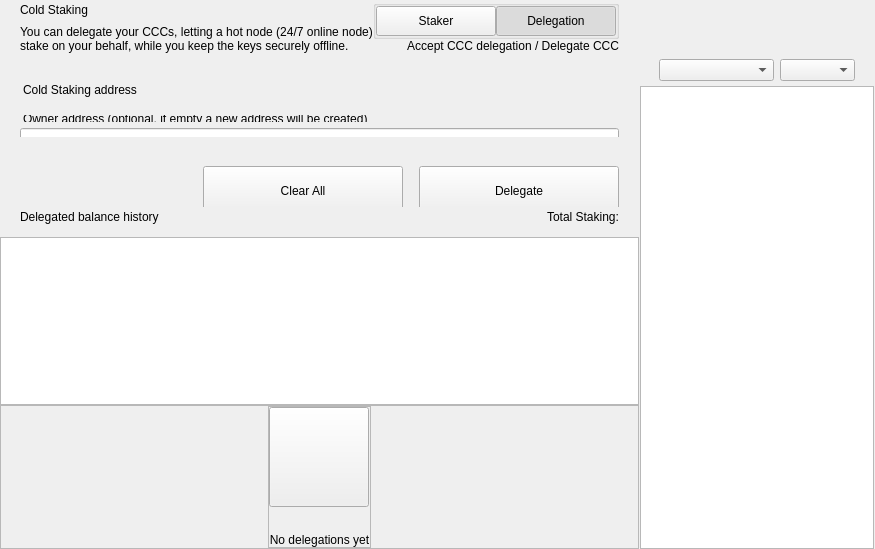
<?xml version="1.0" encoding="UTF-8"?>
<ui version="4.0">
 <class>ColdStakingWidget</class>
 <widget class="QWidget" name="ColdStakingWidget">
  <property name="geometry">
   <rect>
    <x>0</x>
    <y>0</y>
    <width>629</width>
    <height>549</height>
   </rect>
  </property>
  <property name="windowTitle">
   <string>Form</string>
  </property>
  <layout class="QHBoxLayout" name="horizontalLayout_1" stretch="2,1">
   <property name="spacing">
    <number>0</number>
   </property>
   <property name="leftMargin">
    <number>0</number>
   </property>
   <property name="topMargin">
    <number>0</number>
   </property>
   <property name="rightMargin">
    <number>0</number>
   </property>
   <property name="bottomMargin">
    <number>0</number>
   </property>
   <item>
    <widget class="QWidget" name="left" native="true">
     <layout class="QVBoxLayout" name="verticalLayout_3">
      <property name="leftMargin">
       <number>0</number>
      </property>
      <property name="topMargin">
       <number>0</number>
      </property>
      <property name="rightMargin">
       <number>0</number>
      </property>
      <property name="bottomMargin">
       <number>0</number>
      </property>
      <item>
       <layout class="QVBoxLayout" name="verticalLayout_2">
        <property name="spacing">
         <number>0</number>
        </property>
        <item>
         <layout class="QVBoxLayout" name="verticalLayoutTop">
          <property name="spacing">
           <number>0</number>
          </property>
          <property name="leftMargin">
           <number>0</number>
          </property>
          <property name="rightMargin">
           <number>0</number>
          </property>
          <item>
           <widget class="QWidget" name="containerTitle" native="true">
            <property name="sizePolicy">
             <sizepolicy hsizetype="Preferred" vsizetype="Minimum">
              <horstretch>0</horstretch>
              <verstretch>0</verstretch>
             </sizepolicy>
            </property>
            <property name="maximumSize">
             <size>
              <width>16777215</width>
              <height>100</height>
             </size>
            </property>
            <layout class="QHBoxLayout" name="containerTitleLayout">
             <property name="spacing">
              <number>0</number>
             </property>
             <property name="leftMargin">
              <number>20</number>
             </property>
             <property name="topMargin">
              <number>0</number>
             </property>
             <property name="rightMargin">
              <number>20</number>
             </property>
             <property name="bottomMargin">
              <number>0</number>
             </property>
             <item>
              <layout class="QVBoxLayout" name="verticalLayout11">
               <property name="spacing">
                <number>5</number>
               </property>
               <item>
                <widget class="QLabel" name="labelTitle">
                 <property name="text">
                  <string>Cold Staking</string>
                 </property>
                </widget>
               </item>
               <item>
                <widget class="QLabel" name="labelSubtitle1">
                 <property name="maximumSize">
                  <size>
                   <width>16777215</width>
                   <height>16777215</height>
                  </size>
                 </property>
                 <property name="text">
                  <string>You can delegate your CCCs, letting a hot node (24/7 online node)
stake on your behalf, while you keep the keys securely offline.</string>
                 </property>
                </widget>
               </item>
              </layout>
             </item>
             <item>
              <spacer name="horizontalSpacer">
               <property name="orientation">
                <enum>Qt::Horizontal</enum>
               </property>
               <property name="sizeHint" stdset="0">
                <size>
                 <width>40</width>
                 <height>20</height>
                </size>
               </property>
              </spacer>
             </item>
             <item>
              <widget class="QWidget" name="containerViewPrivacyChecks" native="true">
               <layout class="QVBoxLayout" name="containerPrivacyChecks">
                <property name="spacing">
                 <number>0</number>
                </property>
                <property name="leftMargin">
                 <number>0</number>
                </property>
                <property name="topMargin">
                 <number>0</number>
                </property>
                <property name="rightMargin">
                 <number>0</number>
                </property>
                <property name="bottomMargin">
                 <number>0</number>
                </property>
                <item alignment="Qt::AlignHCenter|Qt::AlignVCenter">
                 <widget class="QGroupBox" name="groupBox">
                  <property name="title">
                   <string/>
                  </property>
                  <layout class="QHBoxLayout" name="horizontalLayout_2_1">
                   <property name="spacing">
                    <number>0</number>
                   </property>
                   <property name="leftMargin">
                    <number>0</number>
                   </property>
                   <property name="topMargin">
                    <number>0</number>
                   </property>
                   <property name="rightMargin">
                    <number>0</number>
                   </property>
                   <property name="bottomMargin">
                    <number>0</number>
                   </property>
                   <item>
                    <widget class="QPushButton" name="pushLeft">
                     <property name="minimumSize">
                      <size>
                       <width>120</width>
                       <height>30</height>
                      </size>
                     </property>
                     <property name="maximumSize">
                      <size>
                       <width>120</width>
                       <height>30</height>
                      </size>
                     </property>
                     <property name="focusPolicy">
                      <enum>Qt::NoFocus</enum>
                     </property>
                     <property name="text">
                      <string>Staker</string>
                     </property>
                     <property name="checkable">
                      <bool>true</bool>
                     </property>
                     <property name="autoExclusive">
                      <bool>true</bool>
                     </property>
                    </widget>
                   </item>
                   <item>
                    <widget class="QPushButton" name="pushRight">
                     <property name="minimumSize">
                      <size>
                       <width>120</width>
                       <height>30</height>
                      </size>
                     </property>
                     <property name="maximumSize">
                      <size>
                       <width>120</width>
                       <height>30</height>
                      </size>
                     </property>
                     <property name="focusPolicy">
                      <enum>Qt::NoFocus</enum>
                     </property>
                     <property name="text">
                      <string>Delegation</string>
                     </property>
                     <property name="checkable">
                      <bool>true</bool>
                     </property>
                     <property name="checked">
                      <bool>true</bool>
                     </property>
                     <property name="autoExclusive">
                      <bool>true</bool>
                     </property>
                    </widget>
                   </item>
                  </layout>
                 </widget>
                </item>
                <item alignment="Qt::AlignTop">
                 <widget class="QLabel" name="labelSubtitle2">
                  <property name="text">
                   <string>Accept CCC delegation / Delegate CCC</string>
                  </property>
                  <property name="alignment">
                   <set>Qt::AlignRight|Qt::AlignTrailing|Qt::AlignVCenter</set>
                  </property>
                 </widget>
                </item>
               </layout>
              </widget>
             </item>
            </layout>
           </widget>
          </item>
          <item>
           <spacer name="verticalSpacer_2">
            <property name="orientation">
             <enum>Qt::Vertical</enum>
            </property>
            <property name="sizeType">
             <enum>QSizePolicy::Fixed</enum>
            </property>
            <property name="sizeHint" stdset="0">
             <size>
              <width>20</width>
              <height>30</height>
             </size>
            </property>
           </spacer>
          </item>
          <item>
           <widget class="QWidget" name="containerSend" native="true">
            <property name="minimumSize">
             <size>
              <width>0</width>
              <height>50</height>
             </size>
            </property>
            <layout class="QVBoxLayout" name="containerSendRow">
             <property name="spacing">
              <number>6</number>
             </property>
             <property name="leftMargin">
              <number>0</number>
             </property>
             <property name="topMargin">
              <number>0</number>
             </property>
             <property name="rightMargin">
              <number>0</number>
             </property>
             <property name="bottomMargin">
              <number>0</number>
             </property>
             <item>
              <widget class="QLabel" name="labelEditTitle">
               <property name="maximumSize">
                <size>
                 <width>16777215</width>
                 <height>30</height>
                </size>
               </property>
               <property name="styleSheet">
                <string notr="true">padding-left:20px; padding-bottom:3px;</string>
               </property>
               <property name="text">
                <string>Cold Staking address</string>
               </property>
              </widget>
             </item>
             <item>
              <spacer name="verticalSpacer_6">
               <property name="orientation">
                <enum>Qt::Vertical</enum>
               </property>
               <property name="sizeType">
                <enum>QSizePolicy::Fixed</enum>
               </property>
               <property name="sizeHint" stdset="0">
                <size>
                 <width>20</width>
                 <height>9</height>
                </size>
               </property>
              </spacer>
             </item>
             <item>
              <widget class="QWidget" name="containerOwner" native="true">
               <layout class="QVBoxLayout" name="vContainerOwner">
                <property name="spacing">
                 <number>4</number>
                </property>
                <property name="leftMargin">
                 <number>20</number>
                </property>
                <property name="topMargin">
                 <number>0</number>
                </property>
                <property name="rightMargin">
                 <number>20</number>
                </property>
                <property name="bottomMargin">
                 <number>0</number>
                </property>
                <item>
                 <widget class="QLabel" name="labelSubtitleDescription">
                  <property name="maximumSize">
                   <size>
                    <width>16777215</width>
                    <height>20</height>
                   </size>
                  </property>
                  <property name="styleSheet">
                   <string notr="true">margin-bottom:2px;
                   margin-left:0.05px;
                   padding:0px;</string>
                  </property>
                  <property name="text">
                   <string>Owner address (optional, if empty a new address will be created)</string>
                  </property>
                 </widget>
                </item>
                <item>
                 <widget class="QLineEdit" name="lineEditOwnerAddress">
                  <property name="minimumSize">
                   <size>
                    <width>0</width>
                    <height>50</height>
                   </size>
                  </property>
                  <property name="maximumSize">
                   <size>
                    <width>16777215</width>
                    <height>50</height>
                   </size>
                  </property>
                  <property name="styleSheet">
                   <string notr="true"/>
                  </property>
                  <property name="placeholderText">
                   <string>Enter owner address</string>
                  </property>
                 </widget>
                </item>
               </layout>
              </widget>
             </item>
            </layout>
           </widget>
          </item>
         </layout>
        </item>
        <item>
         <spacer name="verticalSpacer_3">
          <property name="orientation">
           <enum>Qt::Vertical</enum>
          </property>
          <property name="sizeType">
           <enum>QSizePolicy::Minimum</enum>
          </property>
          <property name="sizeHint" stdset="0">
           <size>
            <width>20</width>
            <height>20</height>
           </size>
          </property>
         </spacer>
        </item>
        <item>
         <widget class="QWidget" name="containerBtn" native="true">
          <property name="minimumSize">
           <size>
            <width>0</width>
            <height>50</height>
           </size>
          </property>
          <layout class="QHBoxLayout" name="horizontalLayout">
           <property name="rightMargin">
            <number>20</number>
           </property>
           <item>
            <spacer name="horizontalSpacer_2">
             <property name="orientation">
              <enum>Qt::Horizontal</enum>
             </property>
             <property name="sizeHint" stdset="0">
              <size>
               <width>200</width>
               <height>20</height>
              </size>
             </property>
            </spacer>
           </item>
           <item>
            <layout class="QHBoxLayout" name="horizontalLayout_7">
             <item>
              <spacer name="horizontalSpacer_3">
               <property name="orientation">
                <enum>Qt::Horizontal</enum>
               </property>
               <property name="sizeType">
                <enum>QSizePolicy::Expanding</enum>
               </property>
               <property name="sizeHint" stdset="0">
                <size>
                 <width>40</width>
                 <height>20</height>
                </size>
               </property>
              </spacer>
             </item>
             <item>
              <widget class="QPushButton" name="pushButtonClear">
               <property name="minimumSize">
                <size>
                 <width>200</width>
                 <height>50</height>
                </size>
               </property>
               <property name="focusPolicy">
                <enum>Qt::NoFocus</enum>
               </property>
               <property name="text">
                <string>Clear All</string>
               </property>
              </widget>
             </item>
             <item>
              <spacer name="horizontalSpacer_4">
               <property name="orientation">
                <enum>Qt::Horizontal</enum>
               </property>
               <property name="sizeType">
                <enum>QSizePolicy::Fixed</enum>
               </property>
               <property name="sizeHint" stdset="0">
                <size>
                 <width>10</width>
                 <height>20</height>
                </size>
               </property>
              </spacer>
             </item>
             <item>
              <widget class="QPushButton" name="pushButtonSend">
               <property name="minimumSize">
                <size>
                 <width>200</width>
                 <height>50</height>
                </size>
               </property>
               <property name="maximumSize">
                <size>
                 <width>200</width>
                 <height>50</height>
                </size>
               </property>
               <property name="focusPolicy">
                <enum>Qt::NoFocus</enum>
               </property>
               <property name="text">
                <string>Delegate</string>
               </property>
              </widget>
             </item>
            </layout>
           </item>
          </layout>
         </widget>
        </item>
        <item>
         <widget class="QWidget" name="containerHistoryLabel" native="true">
          <layout class="QHBoxLayout" name="horizontalLayout_4">
           <property name="spacing">
            <number>0</number>
           </property>
           <property name="leftMargin">
            <number>20</number>
           </property>
           <property name="topMargin">
            <number>0</number>
           </property>
           <property name="rightMargin">
            <number>20</number>
           </property>
           <property name="bottomMargin">
            <number>0</number>
           </property>
           <item>
            <widget class="QWidget" name="verticalWidget" native="true">
             <property name="minimumSize">
              <size>
               <width>100</width>
               <height>0</height>
              </size>
             </property>
             <layout class="QVBoxLayout" name="verticalLayout_58">
              <property name="leftMargin">
               <number>0</number>
              </property>
              <property name="topMargin">
               <number>0</number>
              </property>
              <property name="rightMargin">
               <number>0</number>
              </property>
              <property name="bottomMargin">
               <number>0</number>
              </property>
              <item>
               <widget class="QLabel" name="labelListHistory">
                <property name="text">
                 <string>Delegated balance history</string>
                </property>
               </widget>
              </item>
             </layout>
            </widget>
           </item>
           <item>
            <spacer name="horizontalSpacer_5">
             <property name="orientation">
              <enum>Qt::Horizontal</enum>
             </property>
             <property name="sizeHint" stdset="0">
              <size>
               <width>40</width>
               <height>20</height>
              </size>
             </property>
            </spacer>
           </item>
           <item>
            <widget class="QLabel" name="labelStakingTotal">
             <property name="text">
              <string>Total Staking:</string>
             </property>
            </widget>
           </item>
          </layout>
         </widget>
        </item>
        <item>
         <layout class="QVBoxLayout" name="verticalLayout_64">
          <property name="spacing">
           <number>0</number>
          </property>
          <item>
           <spacer name="verticalSpacer_44">
            <property name="orientation">
             <enum>Qt::Vertical</enum>
            </property>
            <property name="sizeType">
             <enum>QSizePolicy::Fixed</enum>
            </property>
            <property name="sizeHint" stdset="0">
             <size>
              <width>20</width>
              <height>10</height>
             </size>
            </property>
           </spacer>
          </item>
          <item>
           <widget class="QListView" name="listView">
            <property name="enabled">
             <bool>true</bool>
            </property>
            <property name="mouseTracking">
             <bool>true</bool>
            </property>
           </widget>
          </item>
          <item>
           <widget class="QFrame" name="emptyContainer">
            <property name="minimumSize">
             <size>
              <width>0</width>
              <height>100</height>
             </size>
            </property>
            <property name="frameShape">
             <enum>QFrame::StyledPanel</enum>
            </property>
            <property name="frameShadow">
             <enum>QFrame::Raised</enum>
            </property>
            <layout class="QVBoxLayout" name="verticalLayout_71" stretch="1,8">
             <property name="spacing">
              <number>0</number>
             </property>
             <property name="leftMargin">
              <number>0</number>
             </property>
             <property name="topMargin">
              <number>0</number>
             </property>
             <property name="rightMargin">
              <number>0</number>
             </property>
             <property name="bottomMargin">
              <number>0</number>
             </property>
             <item>
              <spacer name="verticalSpacer">
               <property name="orientation">
                <enum>Qt::Vertical</enum>
               </property>
               <property name="sizeHint" stdset="0">
                <size>
                 <width>20</width>
                 <height>20</height>
                </size>
               </property>
              </spacer>
             </item>
             <item alignment="Qt::AlignHCenter|Qt::AlignVCenter">
              <widget class="QFrame" name="emptyScreen">
               <property name="sizePolicy">
                <sizepolicy hsizetype="Expanding" vsizetype="Expanding">
                 <horstretch>0</horstretch>
                 <verstretch>0</verstretch>
                </sizepolicy>
               </property>
               <property name="frameShape">
                <enum>QFrame::StyledPanel</enum>
               </property>
               <property name="frameShadow">
                <enum>QFrame::Raised</enum>
               </property>
               <layout class="QVBoxLayout" name="verticalLayout">
                <property name="spacing">
                 <number>30</number>
                </property>
                <property name="leftMargin">
                 <number>0</number>
                </property>
                <property name="topMargin">
                 <number>0</number>
                </property>
                <property name="rightMargin">
                 <number>0</number>
                </property>
                <property name="bottomMargin">
                 <number>0</number>
                </property>
                <item alignment="Qt::AlignHCenter|Qt::AlignVCenter">
                 <widget class="QPushButton" name="pushImgEmpty">
                  <property name="minimumSize">
                   <size>
                    <width>100</width>
                    <height>100</height>
                   </size>
                  </property>
                  <property name="maximumSize">
                   <size>
                    <width>100</width>
                    <height>100</height>
                   </size>
                  </property>
                  <property name="focusPolicy">
                   <enum>Qt::NoFocus</enum>
                  </property>
                  <property name="text">
                   <string/>
                  </property>
                  <property name="iconSize">
                   <size>
                    <width>100</width>
                    <height>100</height>
                   </size>
                  </property>
                 </widget>
                </item>
                <item alignment="Qt::AlignHCenter|Qt::AlignVCenter">
                 <widget class="QLabel" name="labelEmpty">
                  <property name="styleSheet">
                   <string notr="true"/>
                  </property>
                  <property name="text">
                   <string>No delegations yet</string>
                  </property>
                  <property name="alignment">
                   <set>Qt::AlignCenter</set>
                  </property>
                 </widget>
                </item>
               </layout>
              </widget>
             </item>
            </layout>
           </widget>
          </item>
         </layout>
        </item>
       </layout>
      </item>
     </layout>
    </widget>
   </item>
   <item>
    <widget class="QWidget" name="right" native="true">
     <layout class="QVBoxLayout" name="rightContainer">
      <property name="spacing">
       <number>0</number>
      </property>
      <property name="leftMargin">
       <number>1</number>
      </property>
      <property name="topMargin">
       <number>0</number>
      </property>
      <property name="rightMargin">
       <number>1</number>
      </property>
      <property name="bottomMargin">
       <number>0</number>
      </property>
      <item>
       <widget class="QWidget" name="containerRightButtons" native="true">
        <property name="minimumSize">
         <size>
          <width>0</width>
          <height>50</height>
         </size>
        </property>
        <layout class="QVBoxLayout" name="verticalLayout_4">
         <property name="leftMargin">
          <number>19</number>
         </property>
         <property name="topMargin">
          <number>0</number>
         </property>
         <property name="rightMargin">
          <number>19</number>
         </property>
         <property name="bottomMargin">
          <number>0</number>
         </property>
         <item>
          <widget class="OptionButton" name="btnCoinControl" native="true">
           <property name="minimumSize">
            <size>
             <width>0</width>
             <height>0</height>
            </size>
           </property>
          </widget>
         </item>
         <item>
          <widget class="OptionButton" name="btnColdStaking" native="true"/>
         </item>
         <item>
          <widget class="OptionButton" name="btnMyStakingAddresses" native="true">
           <property name="sizePolicy">
            <sizepolicy hsizetype="Preferred" vsizetype="Minimum">
             <horstretch>0</horstretch>
             <verstretch>0</verstretch>
            </sizepolicy>
           </property>
          </widget>
         </item>
        </layout>
       </widget>
      </item>
      <item>
       <widget class="QWidget" name="sortWidget" native="true">
        <layout class="QHBoxLayout" name="horizontalLayout_6">
         <property name="leftMargin">
          <number>19</number>
         </property>
         <property name="rightMargin">
          <number>19</number>
         </property>
         <property name="bottomMargin">
          <number>5</number>
         </property>
         <item>
          <spacer name="horizontalSpacer_6">
           <property name="orientation">
            <enum>Qt::Horizontal</enum>
           </property>
           <property name="sizeHint" stdset="0">
            <size>
             <width>40</width>
             <height>20</height>
            </size>
           </property>
          </spacer>
         </item>
         <item>
          <widget class="QComboBox" name="comboBoxSort">
           <property name="sizePolicy">
            <sizepolicy hsizetype="Preferred" vsizetype="Fixed">
             <horstretch>0</horstretch>
             <verstretch>0</verstretch>
            </sizepolicy>
           </property>
           <property name="minimumSize">
            <size>
             <width>115</width>
             <height>0</height>
            </size>
           </property>
          </widget>
         </item>
         <item>
          <widget class="QComboBox" name="comboBoxSortOrder">
           <property name="sizePolicy">
            <sizepolicy hsizetype="Preferred" vsizetype="Fixed">
             <horstretch>0</horstretch>
             <verstretch>0</verstretch>
            </sizepolicy>
           </property>
           <property name="minimumSize">
            <size>
             <width>75</width>
             <height>0</height>
            </size>
           </property>
          </widget>
         </item>
        </layout>
       </widget>
      </item>
      <item>
       <widget class="QListView" name="listViewStakingAddress">
        <property name="enabled">
         <bool>true</bool>
        </property>
        <property name="mouseTracking">
         <bool>true</bool>
        </property>
       </widget>
      </item>
     </layout>
    </widget>
   </item>
  </layout>
 </widget>
 <customwidgets>
  <customwidget>
   <class>OptionButton</class>
   <extends>QWidget</extends>
   <header>qt/ccc/optionbutton.h</header>
   <container>1</container>
  </customwidget>
 </customwidgets>
 <resources/>
 <connections/>
</ui>
